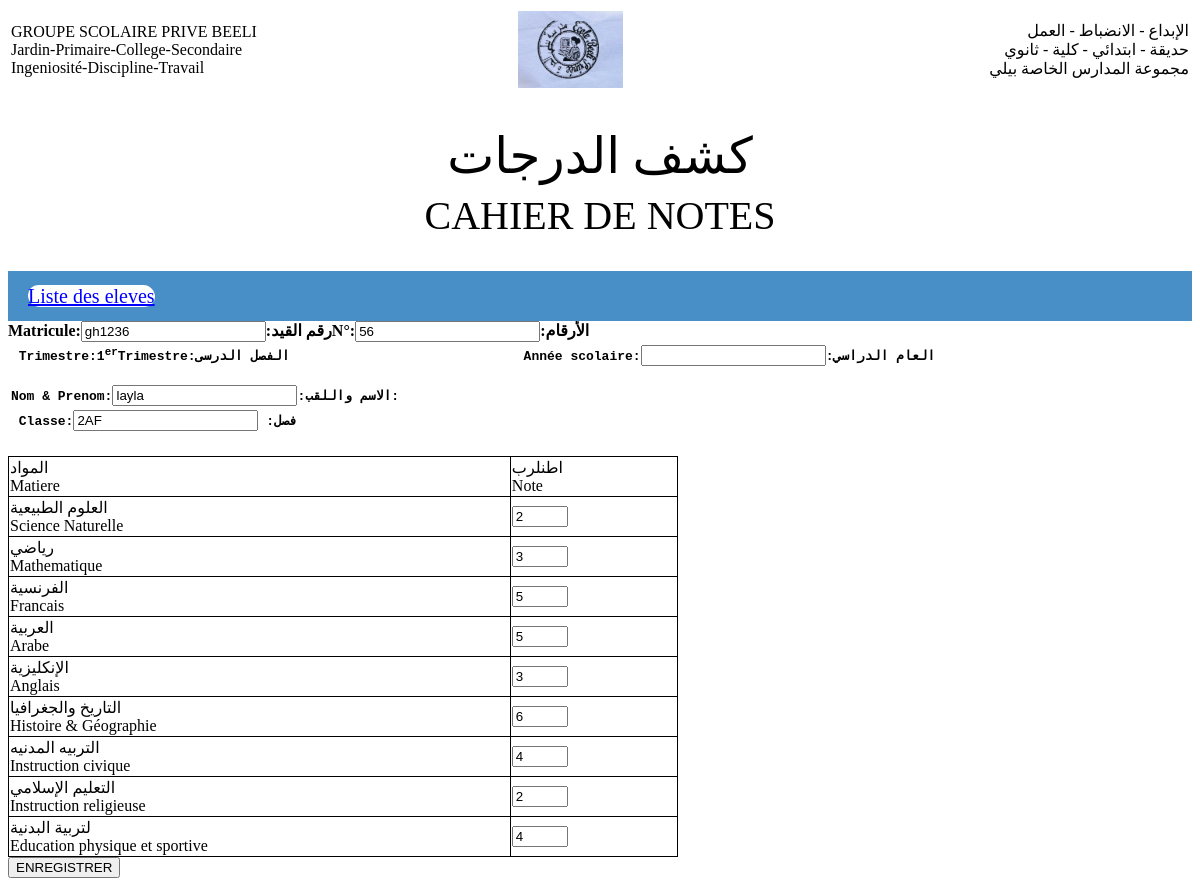
Page /modif.php?id=gh1236 on the committed database.
### tables this page shows
CREATE TABLE `etudiant` (
  `nom` varchar(200) NOT NULL,
  `matricule` varchar(255) NOT NULL,
  `classe` varchar(150) NOT NULL,
  `rim` int(11) NOT NULL,
  `sc` int(11) NOT NULL,
  `maths` int(11) NOT NULL,
  `fr` int(11) NOT NULL,
  `ang` int(11) NOT NULL,
  `ar` int(11) NOT NULL,
  `hg` int(11) NOT NULL,
  `ic` int(11) NOT NULL,
  `ir` int(11) NOT NULL,
  `eps` int(11) NOT NULL
);

### modif.php (the view, shortened to what this page needs)
<html>
    <head>
	<link href="style.css" rel="stylesheet">
	<link href="styl.css" rel="stylesheet">
    </head>
    <body  >
        <?php
        include( "connexion.php");
        $requete = mysqli_query($connexion,"SELECT * FROM `etudiant` WHERE matricule = '$_GET[id]'");
        $row = mysqli_fetch_array($requete);
        ?>
        <table width="100%" id="tete" >
			<tr>
				<td width="40%">GROUPE SCOLAIRE PRIVE BEELI </br>     Jardin-Primaire-College-Secondaire </br> Ingeniosité-Discipline-Travail</td>
				<td width="15%"><center><img src="PIC2.JPG" height="50" width="50" id="img"></center></td>
				<td width="45%" align="right"> الإبداع - الانضباط - العمل </br>حديقة - ابتدائي - كلية - ثانوي</br>مجموعة المدارس الخاصة بيلي</td>
			</tr>
        </table>
        <div>
			<br>
			<p style="text-align:center; font-size:50px; font-family:Arial Black;
			">كشف الدرجات</p>
			<p style="text-align:center; font-size:40px; font-family:Arial Black;
			">CAHIER DE NOTES</p>
           </br></div>
		   <nav>
			<div class="onglets">
			<a href="liste.php"  title="Liste"  id="lien-liste">Liste des eleves</a>
		</div>
		</nav>
		   <form action="mod.php" method="post">
		   <table>
		   <tr>
		   <td width="30%"> <pre><b > Trimestre:1<sup>er</sup>Trimestre:الفصل الدرسى</b>                              <b>Année scolaire:<input type="Text">:العام الدراسي</br>  </pre></td>
		   </tr>
		   <tr>
		   <td width="30%"> <pre><b>Nom & Prenom:<input type="Text"  name="nom" value= <?= $row['nom'];?> >:الاسم واللقب:</b></td>
		   </tr>
		   <tr>
		   <td width="30%"> <pre><b > Classe:<input type="Text" name="classe" value= <?= $row['classe'];?>> :فصل</b>           </pre></td>
		   </tr>
		   <tr>
			<b>Matricule:<input type="Text" name="matricule" value= <?= $row['matricule'];?>>:رقم القيد</b>
		   </tr>
		   <tr>
			<b>N°:<input type="text" name="rim" value="<?= $row['rim'];?>">:الأرقام       </br>
		   </tr>
		   </table>
		   <table id="tableau">
		   <tr >
		   <td id="tableau" width="30%"> المواد<br>Matiere</td>
		   <td id="tableau" width="10%">اطنلرب <br>Note</td>
</tr>
           <tr >
		   <td id="tableau" width="30%">العلوم الطبيعية <br>Science Naturelle</td>
		    <td id="tableau" width="10%"><input type="number" min="0" max="10" name="sc" value= <?= $row['sc'];?>> <br></td>
</tr>
           <tr>
		   <td id="tableau" width="30%">رياضي <br>Mathematique</td>
		   <td id="tableau" width="10%"><input type="number" min="0" max="10" name="math" value= <?= $row['maths'];?>> <br></td>
</tr>
           <tr>
		   <td id="tableau" width="30%"> الفرنسية<br>Francais</td>
		   <td id="tableau" width="10%"><input type="number" min="0" max="10" name="fr"  value= <?= $row['fr'];?>> <br></td>
</tr>
           <tr>
		   <td id="tableau" width="30%"> العربية<br>Arabe</td>
		   <td id="tableau" width="10%"><input type="number" min="0" max="10" name="ar"  value= <?= $row['ar'];?>> <br></td>
</tr>
           <tr>
		   <td id="tableau" width="30%"> الإنكليزية<br>Anglais</td>
		   <td id="tableau" width="10%"><input type="number" min="0" max="10" name="ang"  value= <?= $row['ang'];?>> </td>
</tr>
           <tr>
		   <td id="tableau" width="30%">التاريخ والجغرافيا <br>Histoire & Géographie</td>
		   <td id="tableau" width="10%"><input type="number" min="0" max="10" name="hg"  value= <?= $row['hg'];?>> <br>
</tr>
           <tr>
		   <td id="tableau"  width="30%"> التربيه المدنيه<br>Instruction civique</td>
		   <td id="tableau" width="10%"><input type="number" min="0" max="10" name="ic"  value= <?= $row['ic'];?>> <br></td>
           </tr>
           <tr>
		   <td id="tableau" width="30%">التعليم الإسلامي <br>Instruction religieuse</td>
		   <td id="tableau" width="10%"><input type="number" min="0" max="10" name="ir"  value= <?= $row['ir'];?>>  <br></td>
		   <tr>
		   <td id="tableau" width="30%"> لتربية البدنية<br>Education physique et sportive</td>
		   <td id="tableau" width="10%"><input type="number" min="0" max="10" name="eps"  value= <?= $row['eps'];?>>  <br></td>
		   </tr>
		   </table>
           <input type="submit" value="ENREGISTRER">
</form>
    </body>
</html>

### style.css (style rules this page uses)
#tableau { border: 1px solid black; border-collapse: collapse; }
#tete { border: none; font-family:Arial Black; }
div { line-height: 10px; }
#img { width: 60%; height: 60%; }

### styl.css (style rules this page uses)
nav { display: flex; flex-wrap: wrap; justify-content: space-between; background-color: #488fc7; padding: 20px; position: sticky; top: 0; cursor: pointer; }
nav a { background: white; border-radius: 17px 20px; font-size: 20px; color: blue; }

### rows in the picture
etudiant: nom "layla", classe "2AF", matricule "gh1236", rim "56", sc "2", math "3", fr "5", ar "5", ang "3", hg "6", ic "4", ir "2", eps "4"
